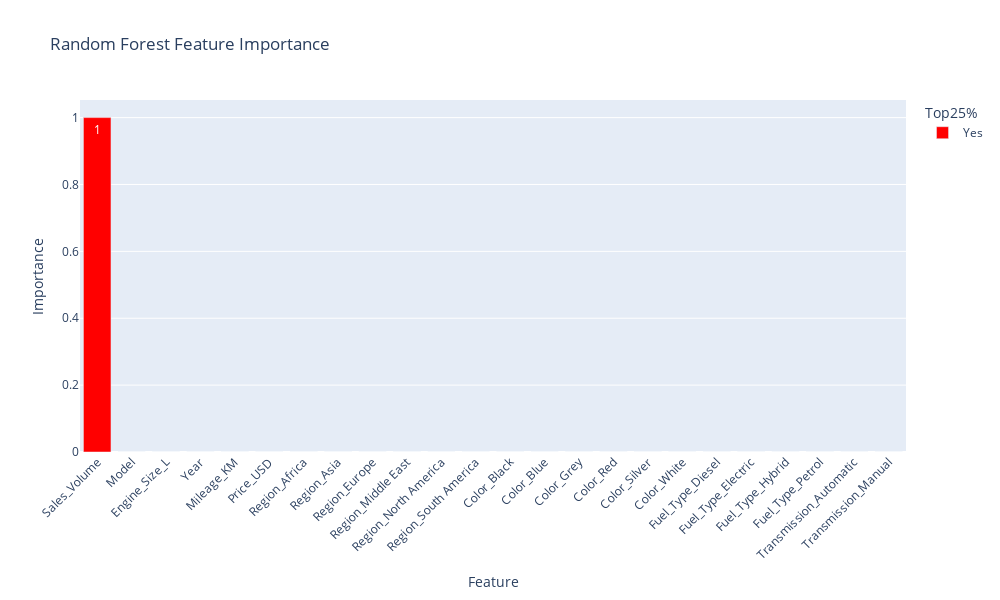

Source (notebook cell):
### Code cell
fig = px.bar(
    feat_df,
    x='Feature',
    y='Importance',
    color='Top25%',
    color_discrete_map={'Yes': 'red', 'No': 'blue'},
    text='Importance',
    title='Random Forest Feature Importance'
)

fig.update_layout(
    xaxis_tickangle=-45,
    width=1000,
    height=600
)

fig.show()

### Figure 1 — Plotly figure (JSON) as saved in the notebook; plotly's stock layout.template omitted (floating-point values rounded to 4 significant figures)
{"data": [{"hovertemplate": "Top25%=Yes<br>Feature=%{x}<br>Importance=%{text}<extra></extra>", "legendgroup": "Yes", "marker": {"color": "red", "pattern": {"shape": ""}}, "name": "Yes", "orientation": "v", "showlegend": true, "text": [1.0, 0.0, 0.0, 0.0, 0.0, 0.0, 0.0, 0.0, 0.0, 0.0, 0.0, 0.0, 0.0, 0.0, 0.0, 0.0, 0.0, 0.0, 0.0, 0.0, 0.0, 0.0, 0.0, 0.0], "textposition": "auto", "type": "bar", "x": ["Sales_Volume", "Model", "Engine_Size_L", "Year", "Mileage_KM", "Price_USD", "Region_Africa", "Region_Asia", "Region_Europe", "Region_Middle East", "Region_North America", "Region_South America", "Color_Black", "Color_Blue", "Color_Grey", "Color_Red", "Color_Silver", "Color_White", "Fuel_Type_Diesel", "Fuel_Type_Electric", "Fuel_Type_Hybrid", "Fuel_Type_Petrol", "Transmission_Automatic", "Transmission_Manual"], "xaxis": "x", "y": [1.0, 0.0, 0.0, 0.0, 0.0, 0.0, 0.0, 0.0, 0.0, 0.0, 0.0, 0.0, 0.0, 0.0, 0.0, 0.0, 0.0, 0.0, 0.0, 0.0, 0.0, 0.0, 0.0, 0.0], "yaxis": "y"}], "layout": {"barmode": "relative", "height": 600, "legend": {"title": {"text": "Top25%"}, "tracegroupgap": 0}, "title": {"text": "Random Forest Feature Importance"}, "width": 1000, "xaxis": {"anchor": "y", "domain": [0, 1], "tickangle": -45, "title": {"text": "Feature"}}, "yaxis": {"anchor": "x", "domain": [0, 1], "title": {"text": "Importance"}}}}
